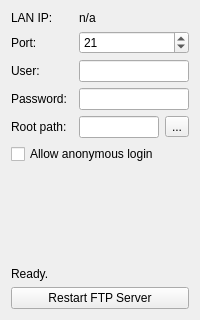
<?xml version="1.0" encoding="UTF-8"?>
<ui version="4.0">
 <class>MainWindow</class>
 <widget class="QMainWindow" name="MainWindow">
  <property name="geometry">
   <rect>
    <x>0</x>
    <y>0</y>
    <width>200</width>
    <height>320</height>
   </rect>
  </property>
  <property name="windowTitle">
   <string>MainWindow</string>
  </property>
  <widget class="QWidget" name="centralWidget">
   <layout class="QGridLayout" name="gridLayout">
    <item row="6" column="0">
     <widget class="QLabel" name="label_5">
      <property name="text">
       <string>Root path:</string>
      </property>
     </widget>
    </item>
    <item row="0" column="0">
     <widget class="QLabel" name="label_4">
      <property name="text">
       <string>LAN IP:</string>
      </property>
     </widget>
    </item>
    <item row="4" column="0">
     <widget class="QLabel" name="label_2">
      <property name="text">
       <string>User:</string>
      </property>
     </widget>
    </item>
    <item row="1" column="0">
     <widget class="QLabel" name="label">
      <property name="text">
       <string>Port:</string>
      </property>
     </widget>
    </item>
    <item row="6" column="2">
     <widget class="QLineEdit" name="lineEditRootPath">
      <property name="readOnly">
       <bool>true</bool>
      </property>
     </widget>
    </item>
    <item row="5" column="0">
     <widget class="QLabel" name="label_3">
      <property name="text">
       <string>Password:</string>
      </property>
     </widget>
    </item>
    <item row="6" column="3">
     <widget class="QToolButton" name="toolButtonBrowse">
      <property name="text">
       <string>...</string>
      </property>
     </widget>
    </item>
    <item row="5" column="2" colspan="2">
     <widget class="QLineEdit" name="lineEditPassword"/>
    </item>
    <item row="4" column="2" colspan="2">
     <widget class="QLineEdit" name="lineEditUserName"/>
    </item>
    <item row="1" column="2" colspan="2">
     <widget class="QSpinBox" name="spinBoxPort">
      <property name="minimum">
       <number>1</number>
      </property>
      <property name="maximum">
       <number>65535</number>
      </property>
      <property name="value">
       <number>21</number>
      </property>
     </widget>
    </item>
    <item row="0" column="2" colspan="2">
     <widget class="QLabel" name="labelLanIp">
      <property name="text">
       <string>n/a</string>
      </property>
     </widget>
    </item>
    <item row="10" column="0" colspan="4">
     <spacer name="verticalSpacer">
      <property name="orientation">
       <enum>Qt::Vertical</enum>
      </property>
      <property name="sizeHint" stdset="0">
       <size>
        <width>20</width>
        <height>40</height>
       </size>
      </property>
     </spacer>
    </item>
    <item row="7" column="0" colspan="4">
     <widget class="QCheckBox" name="checkBoxAnonymous">
      <property name="text">
       <string>Allow anonymous login</string>
      </property>
     </widget>
    </item>
    <item row="11" column="0" colspan="4">
     <widget class="QLabel" name="labelStatus">
      <property name="text">
       <string>Ready.</string>
      </property>
     </widget>
    </item>
    <item row="12" column="0" colspan="4">
     <widget class="QPushButton" name="pushButtonRestartServer">
      <property name="text">
       <string>Restart FTP Server</string>
      </property>
     </widget>
    </item>
   </layout>
  </widget>
  <widget class="QMenuBar" name="menuBar">
   <property name="geometry">
    <rect>
     <x>0</x>
     <y>0</y>
     <width>200</width>
     <height>23</height>
    </rect>
   </property>
  </widget>
 </widget>
 <layoutdefault spacing="6" margin="11"/>
 <resources/>
 <connections/>
</ui>
